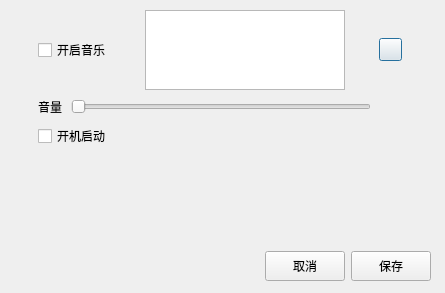
<?xml version="1.0" encoding="UTF-8"?>
<ui version="4.0">
 <class>setting</class>
 <widget class="QDialog" name="setting">
  <property name="geometry">
   <rect>
    <x>0</x>
    <y>0</y>
    <width>445</width>
    <height>293</height>
   </rect>
  </property>
  <property name="windowTitle">
   <string>Setting</string>
  </property>
  <property name="windowIcon">
   <iconset>
    <normaloff>assets/img/icon.svg</normaloff>assets/img/icon.svg</iconset>
  </property>
  <widget class="QWidget" name="verticalLayoutWidget">
   <property name="geometry">
    <rect>
     <x>10</x>
     <y>10</y>
     <width>421</width>
     <height>271</height>
    </rect>
   </property>
   <layout class="QVBoxLayout" name="verticalLayout">
    <item>
     <layout class="QHBoxLayout" name="horizontalLayout">
      <property name="sizeConstraint">
       <enum>QLayout::SetFixedSize</enum>
      </property>
      <item>
       <widget class="QCheckBox" name="checkBox">
        <property name="sizePolicy">
         <sizepolicy hsizetype="Maximum" vsizetype="Fixed">
          <horstretch>0</horstretch>
          <verstretch>0</verstretch>
         </sizepolicy>
        </property>
        <property name="text">
         <string>开启音乐</string>
        </property>
       </widget>
      </item>
      <item>
       <widget class="QListView" name="ListView">
        <property name="sizePolicy">
         <sizepolicy hsizetype="Expanding" vsizetype="Fixed">
          <horstretch>0</horstretch>
          <verstretch>0</verstretch>
         </sizepolicy>
        </property>
        <property name="maximumSize">
         <size>
          <width>200</width>
          <height>80</height>
         </size>
        </property>
        <property name="editTriggers">
         <set>QAbstractItemView::NoEditTriggers</set>
        </property>
       </widget>
      </item>
      <item>
       <widget class="QPushButton" name="pushButton_play">
        <property name="sizePolicy">
         <sizepolicy hsizetype="Fixed" vsizetype="Fixed">
          <horstretch>0</horstretch>
          <verstretch>0</verstretch>
         </sizepolicy>
        </property>
        <property name="minimumSize">
         <size>
          <width>23</width>
          <height>23</height>
         </size>
        </property>
        <property name="maximumSize">
         <size>
          <width>23</width>
          <height>23</height>
         </size>
        </property>
        <property name="text">
         <string/>
        </property>
        <property name="icon">
         <iconset>
          <normaloff>assets/img/noplay.svg</normaloff>assets/img/noplay.svg</iconset>
        </property>
       </widget>
      </item>
     </layout>
    </item>
    <item>
     <layout class="QHBoxLayout" name="horizontalLayout_2">
      <property name="leftMargin">
       <number>28</number>
      </property>
      <property name="rightMargin">
       <number>28</number>
      </property>
      <item>
       <widget class="QLabel" name="label">
        <property name="text">
         <string>音量</string>
        </property>
       </widget>
      </item>
      <item>
       <widget class="QSlider" name="horizontalSlider">
        <property name="sizePolicy">
         <sizepolicy hsizetype="Fixed" vsizetype="Fixed">
          <horstretch>0</horstretch>
          <verstretch>0</verstretch>
         </sizepolicy>
        </property>
        <property name="minimumSize">
         <size>
          <width>300</width>
          <height>0</height>
         </size>
        </property>
        <property name="maximumSize">
         <size>
          <width>300</width>
          <height>16777215</height>
         </size>
        </property>
        <property name="orientation">
         <enum>Qt::Horizontal</enum>
        </property>
       </widget>
      </item>
      <item>
       <widget class="QLabel" name="label_2">
        <property name="font">
         <font>
          <family>Arial</family>
          <pointsize>14</pointsize>
          <weight>75</weight>
          <bold>true</bold>
         </font>
        </property>
        <property name="text">
         <string/>
        </property>
       </widget>
      </item>
     </layout>
    </item>
    <item>
     <layout class="QHBoxLayout" name="horizontalLayout_3">
      <property name="spacing">
       <number>0</number>
      </property>
      <property name="sizeConstraint">
       <enum>QLayout::SetMinAndMaxSize</enum>
      </property>
      <property name="leftMargin">
       <number>28</number>
      </property>
      <property name="rightMargin">
       <number>28</number>
      </property>
      <item>
       <widget class="QCheckBox" name="checkBox_2">
        <property name="toolTip">
         <string>此音量为当前系统音量的百分比</string>
        </property>
        <property name="text">
         <string>开机启动</string>
        </property>
       </widget>
      </item>
     </layout>
    </item>
    <item>
     <spacer name="verticalSpacer">
      <property name="orientation">
       <enum>Qt::Vertical</enum>
      </property>
      <property name="sizeHint" stdset="0">
       <size>
        <width>20</width>
        <height>40</height>
       </size>
      </property>
     </spacer>
    </item>
    <item>
     <layout class="QHBoxLayout" name="horizontalLayout_4">
      <item>
       <spacer name="horizontalSpacer">
        <property name="orientation">
         <enum>Qt::Horizontal</enum>
        </property>
        <property name="sizeHint" stdset="0">
         <size>
          <width>40</width>
          <height>20</height>
         </size>
        </property>
       </spacer>
      </item>
      <item>
       <widget class="QPushButton" name="pushButton_cancel">
        <property name="minimumSize">
         <size>
          <width>70</width>
          <height>30</height>
         </size>
        </property>
        <property name="text">
         <string>取消</string>
        </property>
       </widget>
      </item>
      <item>
       <widget class="QPushButton" name="pushButton_save">
        <property name="minimumSize">
         <size>
          <width>70</width>
          <height>30</height>
         </size>
        </property>
        <property name="text">
         <string>保存</string>
        </property>
       </widget>
      </item>
     </layout>
    </item>
   </layout>
  </widget>
 </widget>
 <resources/>
 <connections/>
</ui>
